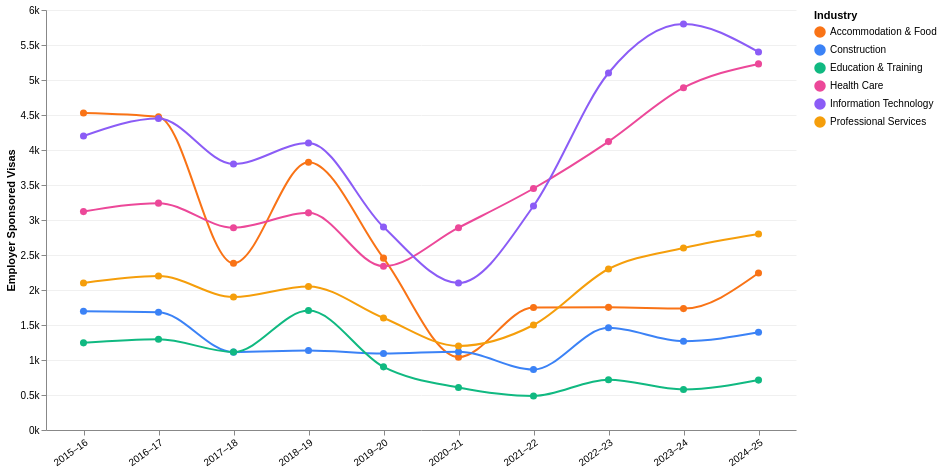

The specification (Vega-Lite) saved for this image:
### Vega-Lite specification from a JSON file in a GitHub repository (floating-point values rounded to 4 significant figures)
{"$schema": "https://vega.github.io/schema/vega-lite/v5.json", "width": 750, "height": 420, "background": "#ffffff", "config": {"view": {"stroke": null}}, "data": {"values": [{"industry": "Accommodation & Food", "year": "2015–16", "visas": 4528}, {"industry": "Accommodation & Food", "year": "2016–17", "visas": 4473}, {"industry": "Accommodation & Food", "year": "2017–18", "visas": 2381}, {"industry": "Accommodation & Food", "year": "2018–19", "visas": 3824}, {"industry": "Accommodation & Food", "year": "2019–20", "visas": 2455}, {"industry": "Accommodation & Food", "year": "2020–21", "visas": 1041}, {"industry": "Accommodation & Food", "year": "2021–22", "visas": 1749}, {"industry": "Accommodation & Food", "year": "2022–23", "visas": 1752}, {"industry": "Accommodation & Food", "year": "2023–24", "visas": 1734}, {"industry": "Accommodation & Food", "year": "2024–25", "visas": 2242}, {"industry": "Construction", "year": "2015–16", "visas": 1696}, {"industry": "Construction", "year": "2016–17", "visas": 1683}, {"industry": "Construction", "year": "2017–18", "visas": 1112}, {"industry": "Construction", "year": "2018–19", "visas": 1135}, {"industry": "Construction", "year": "2019–20", "visas": 1092}, {"industry": "Construction", "year": "2020–21", "visas": 1119}, {"industry": "Construction", "year": "2021–22", "visas": 864}, {"industry": "Construction", "year": "2022–23", "visas": 1460}, {"industry": "Construction", "year": "2023–24", "visas": 1269}, {"industry": "Construction", "year": "2024–25", "visas": 1396}, {"industry": "Education & Training", "year": "2015–16", "visas": 1245}, {"industry": "Education & Training", "year": "2016–17", "visas": 1296}, {"industry": "Education & Training", "year": "2017–18", "visas": 1114}, {"industry": "Education & Training", "year": "2018–19", "visas": 1706}, {"industry": "Education & Training", "year": "2019–20", "visas": 902}, {"industry": "Education & Training", "year": "2020–21", "visas": 607}, {"industry": "Education & Training", "year": "2021–22", "visas": 486}, {"industry": "Education & Training", "year": "2022–23", "visas": 719}, {"industry": "Education & Training", "year": "2023–24", "visas": 579}, {"industry": "Education & Training", "year": "2024–25", "visas": 713}, {"industry": "Health Care", "year": "2015–16", "visas": 3120}, {"industry": "Health Care", "year": "2016–17", "visas": 3241}, {"industry": "Health Care", "year": "2017–18", "visas": 2890}, {"industry": "Health Care", "year": "2018–19", "visas": 3102}, {"industry": "Health Care", "year": "2019–20", "visas": 2340}, {"industry": "Health Care", "year": "2020–21", "visas": 2890}, {"industry": "Health Care", "year": "2021–22", "visas": 3450}, {"industry": "Health Care", "year": "2022–23", "visas": 4120}, {"industry": "Health Care", "year": "2023–24", "visas": 4890}, {"industry": "Health Care", "year": "2024–25", "visas": 5230}, {"industry": "Information Technology", "year": "2015–16", "visas": 4200}, {"industry": "Information Technology", "year": "2016–17", "visas": 4450}, {"industry": "Information Technology", "year": "2017–18", "visas": 3800}, {"industry": "Information Technology", "year": "2018–19", "visas": 4100}, {"industry": "Information Technology", "year": "2019–20", "visas": 2900}, {"industry": "Information Technology", "year": "2020–21", "visas": 2100}, {"industry": "Information Technology", "year": "2021–22", "visas": 3200}, {"industry": "Information Technology", "year": "2022–23", "visas": 5100}, {"industry": "Information Technology", "year": "2023–24", "visas": 5800}, {"industry": "Information Technology", "year": "2024–25", "visas": 5400}, {"industry": "Professional Services", "year": "2015–16", "visas": 2100}, {"industry": "Professional Services", "year": "2016–17", "visas": 2200}, {"industry": "Professional Services", "year": "2017–18", "visas": 1900}, {"industry": "Professional Services", "year": "2018–19", "visas": 2050}, {"industry": "Professional Services", "year": "2019–20", "visas": 1600}, {"industry": "Professional Services", "year": "2020–21", "visas": 1200}, {"industry": "Professional Services", "year": "2021–22", "visas": 1500}, {"industry": "Professional Services", "year": "2022–23", "visas": 2300}, {"industry": "Professional Services", "year": "2023–24", "visas": 2600}, {"industry": "Professional Services", "year": "2024–25", "visas": 2800}]}, "mark": {"type": "line", "point": {"filled": true, "size": 50}, "strokeWidth": 2, "interpolate": "monotone"}, "encoding": {"x": {"field": "year", "type": "ordinal", "axis": {"labelAngle": -35, "title": null, "labelFontSize": 10}}, "y": {"field": "visas", "type": "quantitative", "axis": {"title": "Employer Sponsored Visas", "labelExpr": "(datum.value/1000) + 'k'", "gridColor": "#f0f0f0"}}, "color": {"field": "industry", "type": "nominal", "scale": {"domain": ["Accommodation & Food", "Construction", "Education & Training", "Health Care", "Information Technology", "Professional Services"], "range": ["#f97316", "#3b82f6", "#10b981", "#ec4899", "#8b5cf6", "#f59e0b"]}, "legend": {"title": "Industry", "orient": "right"}}, "tooltip": [{"field": "industry", "title": "Industry"}, {"field": "year", "title": "Year"}, {"field": "visas", "title": "Visas Granted", "format": ","}]}}
